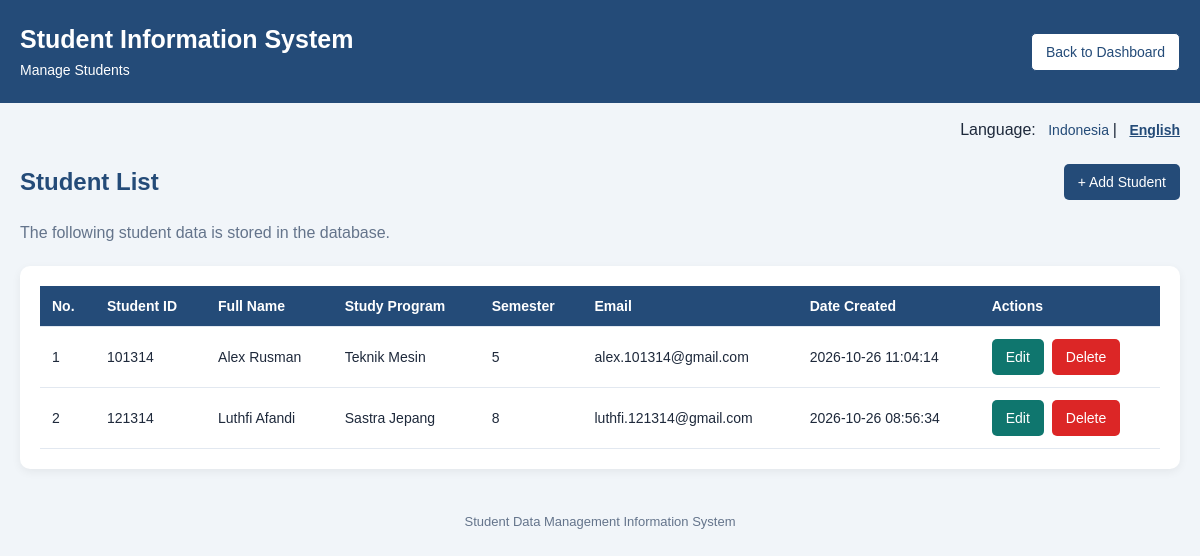
/student_management/mahasiswa/index.php?lang=en (signed in), run on the app's committed database.
### tables this page shows
CREATE TABLE IF NOT EXISTS `mahasiswa` (
  `id` int NOT NULL AUTO_INCREMENT,
  `nim` varchar(20) NOT NULL DEFAULT 'NOT NULL',
  `nama` varchar(50) NOT NULL DEFAULT 'NOT NULL',
  `prodi` varchar(50) NOT NULL DEFAULT 'NOT NULL',
  `semester` tinyint NOT NULL,
  `email` varchar(50) NOT NULL,
  `created_at` timestamp NOT NULL DEFAULT (now()),
  PRIMARY KEY (`id`),
  UNIQUE KEY `Index 2` (`nim`)
);

### student_management/includes/language.php (called while the page is built, shortened)
<?php
$lang = $_SESSION['language'];
function translate($key)
{
    global $translations, $lang;
    return $translations[$lang][$key]
        ?? $translations['id'][$key]
        ?? $key;
}

### student_management/mahasiswa/index.php (the view, shortened to what this page needs)
<?php
require_once '../includes/language.php';
require_once '../config/database.php';
$query = $pdo->query("SELECT * FROM mahasiswa ORDER BY id DESC");
$mahasiswa = $query->fetchAll(PDO::FETCH_ASSOC);
?>
<!DOCTYPE html>
<html lang="<?= htmlspecialchars($lang, ENT_QUOTES, 'UTF-8'); ?>">
<head>
</head>
<body>
    <header class="header">
        <div class="header-content">
            <div>
                <h1><?= htmlspecialchars(translate('system_name')); ?></h1>
                <p><?= htmlspecialchars(translate('student_management')); ?></p>
            </div>
            <a href="../admin.php" class="button button-dashboard">
                <?= htmlspecialchars(translate('back_dashboard')); ?>
            </a>
        </div>
    </header>
    <div class="language">
        <?= htmlspecialchars(translate('language')); ?>:
        <a href="?lang=id"
           class="<?= $lang === 'id' ? 'active' : ''; ?>">
            Indonesia
        </a>
        |
        <a href="?lang=en"
           class="<?= $lang === 'en' ? 'active' : ''; ?>">
            English
        </a>
    </div>
    <main class="container">
        <div class="top-actions">
            <h2><?= htmlspecialchars(translate('student_list')); ?></h2>
            <a href="tambah.php" class="button button-add">
                + <?= htmlspecialchars(translate('add_student')); ?>
            </a>
        </div>
        <p class="description">
            <?= htmlspecialchars(translate('student_description')); ?>
        </p>
        <div class="table-card">
            <?php if (count($mahasiswa) > 0): ?>
                <table>
                    <thead>
                        <tr>
                            <th>No.</th>
                            <th><?= htmlspecialchars(translate('student_number')); ?></th>
                            <th><?= htmlspecialchars(translate('full_name')); ?></th>
                            <th><?= htmlspecialchars(translate('study_program')); ?></th>
                            <th><?= htmlspecialchars(translate('semester')); ?></th>
                            <th><?= htmlspecialchars(translate('email')); ?></th>
                            <th><?= htmlspecialchars(translate('created_at')); ?></th>
                            <th><?= htmlspecialchars(translate('actions')); ?></th>
                        </tr>
                    </thead>
                    <tbody>
                        <?php $no = 1; ?>
                        <?php foreach ($mahasiswa as $mhs): ?>
                            <tr>
                                <td><?= $no++; ?></td>
                                <td>
                                    <?= htmlspecialchars($mhs['nim'], ENT_QUOTES, 'UTF-8'); ?>
                                </td>
                                <td>
                                    <?= htmlspecialchars($mhs['nama'], ENT_QUOTES, 'UTF-8'); ?>
                                </td>
                                <td>
                                    <?= htmlspecialchars($mhs['prodi'], ENT_QUOTES, 'UTF-8'); ?>
                                </td>
                                <td>
                                    <?= htmlspecialchars($mhs['semester'], ENT_QUOTES, 'UTF-8'); ?>
                                </td>
                                <td>
                                    <?= htmlspecialchars($mhs['email'], ENT_QUOTES, 'UTF-8'); ?>
                                </td>
                                <td>
                                    <?= htmlspecialchars($mhs['created_at'], ENT_QUOTES, 'UTF-8'); ?>
                                </td>
                                <td>
                                    <div class="actions">
                                        <a
                                            href="edit.php?id=<?= (int) $mhs['id']; ?>"
                                            class="button button-edit"
                                        >
                                            <?= htmlspecialchars(translate('edit_student')); ?>
                                        </a>
                                        <form
                                            action="hapus.php"
                                            method="POST"
                                            onsubmit="return confirm('<?= $lang === 'en' ? 'Are you sure you want to delete this student?' : 'Apakah Anda yakin ingin menghapus data mahasiswa ini?'; ?>');"
                                        >
                                            <button
                                                type="submit"
                                                class="button button-delete"
                                            >
                                                <?= htmlspecialchars(translate('delete_student')); ?>
                                            </button>
                                        </form>
                                    </div>
                                </td>
                            </tr>
                        <?php endforeach; ?>
                    </tbody>
                </table>
            <?php else: ?>
                <div class="empty">
                    <?= htmlspecialchars(translate('empty_data')); ?>
                </div>
            <?php endif; ?>
        </div>
    </main>
    <footer class="footer">
        <?= htmlspecialchars(translate('footer')); ?>
    </footer>
</body>
</html>

### student_management/mahasiswa/index.php (style rules this page uses)
* { box-sizing: border-box; }
body { margin: 0; font-family: Arial, sans-serif; background: #f1f5f9; color: #1e293b; }
.header { background: #244b78; color: white; padding: 25px 20px; }
.header-content { max-width: 1200px; margin: auto; display: flex; justify-content: space-between; align-items: center; gap: 15px; flex-wrap: wrap; }
.header h1 { margin: 0 0 8px; font-size: 25px; }
.header p { margin: 0; font-size: 14px; }
.language { max-width: 1200px; margin: 18px auto 0; padding: 0 20px; text-align: right; }
.language a { color: #244b78; text-decoration: none; margin-left: 8px; font-size: 14px; }
.language .active { font-weight: bold; text-decoration: underline; }
.container { max-width: 1200px; margin: 25px auto; padding: 0 20px; }
.top-actions { display: flex; justify-content: space-between; align-items: center; gap: 15px; flex-wrap: wrap; margin-bottom: 20px; }
.top-actions h2 { margin: 0; color: #244b78; }
.button { display: inline-block; padding: 10px 14px; border: none; border-radius: 5px; text-decoration: none; color: white; font-size: 14px; cursor: pointer; }
.button-add { background: #244b78; }
.button-edit { background: #0f766e; }
.button-delete { background: #dc2626; }
.button-dashboard { background: white; color: #244b78; border: 1px solid #244b78; }
.description { margin-bottom: 20px; color: #64748b; line-height: 1.6; }
.table-card { background: white; padding: 20px; border-radius: 10px; box-shadow: 0 3px 10px rgba(0, 0, 0, 0.06); overflow-x: auto; }
table { width: 100%; border-collapse: collapse; font-size: 14px; }
th, td { padding: 12px; border-bottom: 1px solid #e2e8f0; text-align: left; white-space: nowrap; }
th { background: #244b78; color: white; }
.actions { display: flex; gap: 8px; align-items: center; }
.footer { text-align: center; color: #64748b; font-size: 13px; padding: 20px; }

### data on the page
mahasiswa: nim "101314", nama "Alex Rusman", prodi "Teknik Mesin", semester "5", email "alex.101314@gmail.com", created_at "2026-10-26 11:04:14"
mahasiswa: nim "121314", nama "Luthfi Afandi", prodi "Sastra Jepang", semester "8", email "luthfi.121314@gmail.com", created_at "2026-10-26 08:56:34"

### other printed values
translate('system_name') "Student Information System"
translate('student_management') "Manage Students"
translate('back_dashboard') "Back to Dashboard"
translate('language') "Language"
translate('student_list') "Student List"
translate('add_student') "Add Student"
translate('student_description') "The following student data is stored in the database."
translate('student_number') "Student ID"
translate('full_name') "Full Name"
translate('study_program') "Study Program"
translate('semester') "Semester"
translate('email') "Email"
translate('created_at') "Date Created"
translate('actions') "Actions"
translate('footer') "Student Data Management Information System"
